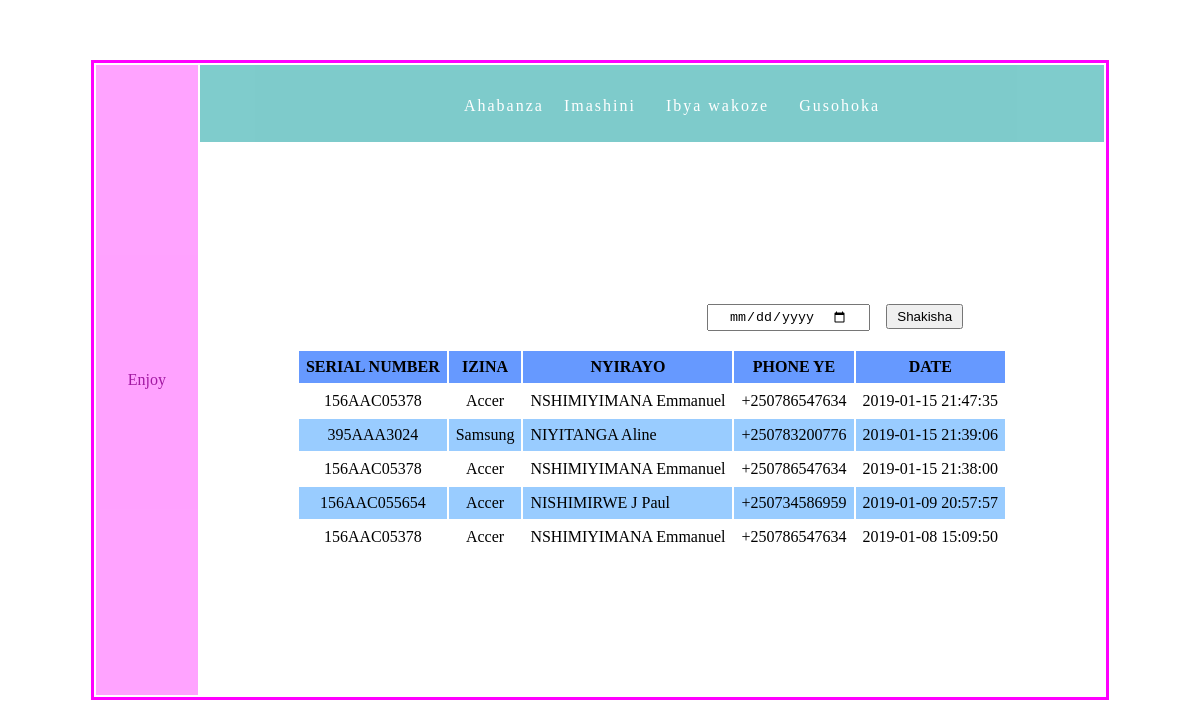
The page /what_did_i_give.php (signed in) on the database its author committed.
### tables this page shows
CREATE TABLE `computer` (
  `Serial_Number` varchar(50) NOT NULL,
  `Name` varchar(30) NOT NULL,
  `Description` varchar(200) DEFAULT NULL,
  `Owner_Reg_Number` varchar(20) NOT NULL,
  `mode` int(11) NOT NULL
);

CREATE TABLE `owner` (
  `Reg_Number` varchar(50) NOT NULL,
  `First_Name` varchar(30) NOT NULL,
  `Last_Name` varchar(30) NOT NULL,
  `gender` varchar(7) NOT NULL,
  `Department` varchar(50) NOT NULL,
  `Phone` varchar(13) NOT NULL
);

CREATE TABLE `give_out` (
  `id` int(11) NOT NULL,
  `give_date` datetime NOT NULL,
  `Give_Date_Only` date NOT NULL,
  `keeper_id` int(11) NOT NULL,
  `computer_id` varchar(30) NOT NULL
);

### Call.php (called while the page is built, shortened)
<?php
$database="computer_store";
?>

### what_did_i_give.php (the view, shortened to what this page needs)
<!DOCTYPE html PUBLIC "-//W3C//DTD XHTML 1.0 Transitional//EN" "http://www.w3.org/TR/xhtml1/DTD/xhtml1-transitional.dtd">
<html xmlns="http://www.w3.org/1999/xhtml">
<head>
<link rel="stylesheet" type="text/css" href="CSS/css1.css" />
</head>
<body>
<?php
include 'Call.php';
?>
<table id="main" align="center" border="0">
<tr><td rowspan="3" class="sides"><div id="left">Enjoy</div></td><td id="top"><div id="menus">
<ul><li><a href="Main_keeper2.php" class="link">Ahabanza</a></li>
<li><a class="link">Imashini</a>
</li>
<li><a class="link">Ibya wakoze</a>
</li>
<li><a href="Logout.php" class="link">Gusohoka</a></li>
</ul></td></tr>
<tr id="middle"><td><div style="overflow:auto; max-height:400px;">
<form action="what_did_i_give.php" method="post" name="Myform" style="display:block; text-align:right; margin-right:140px; margin-top:20px;" onsubmit="return validate();">
<input type="date" name="date" id="search"  style="padding:3px 20px;" /> &nbsp; &nbsp;<input type="submit" name="search" value="Shakisha" style="padding:3px 9px;" /><br />
</form></div>
<br />
<?php
if(isset($_POST['search']))
{
$keeper=$_SESSION['id'];
$getdate=$_POST['date'];
$q="select* from computer INNER JOIN give_out INNER JOIN keeper INNER JOIN owner ON computer.Serial_Number=give_out.computer_id and give_out.keeper_id=keeper.keeper_Id and computer.Owner_Reg_Number=owner.Reg_Number where give_date like '%$getdate%' and keeper.keeper_Id=$keeper  GROUP BY computer.Serial_Number";
$an=mysql_db_query($database,$q);
$c=mysql_num_rows($an);
if($c==0)
{
?>
<table align="center" cellspacing="2" cellpadding="7" >
<tr bgcolor="#6699FF"><th>SERIAL NUMBER</th><th>IZINA</th><th>NYIRAYO</th><th>PHONE YE</th></tr>
<tr><td>Ntayo mwatanze </td><td>Ntayo mwatanze</td><td>Ntayo mwatanze</td><td>Ntayo mwatanze</td></tr></table>
<?php
}
else
{
?>
<table align="center" cellspacing="2" cellpadding="7" >
<tr bgcolor="#6699FF"><th>SERIAL NUMBER</th><th>IZINA</th><th>NYIRAYO</th><th>PHONE YE</th></tr>
<?php
while($line=mysql_fetch_object($an))
{
$computer=$line ->Serial_Number;
$fowner=$line ->First_Name;
$lowner=$line ->Last_Name;
$date=$line ->give_date;
$cname=$line ->Name;
$phone=$line ->Phone;
?>
<tr class="data"><td><?php echo $computer ;?></td><td><?php echo $cname ?></td><td align="left"><?php echo $lowner." ".$fowner ?></td><td><?php echo $phone ?></td></tr>
<?php
}
}
}
else
{
?>
<?php
$keeper=$_SESSION['id'];
$query="select* from computer INNER JOIN give_out INNER JOIN keeper INNER JOIN owner ON computer.Serial_Number=give_out.computer_id and give_out.keeper_id=keeper.keeper_Id and computer.Owner_Reg_Number=owner.Reg_Number where give_out.keeper_id=$keeper  ORDER BY give_out.id desc";
$answer=mysql_db_query($database,$query);
$count=mysql_num_rows($answer);
if($count==0)
{
echo"<script> alert('Ntanimwe mwatanze.');
window.location.href('Main_keeper2.php');</script>";
}
else
{
?>
<table align="center" cellspacing="2" cellpadding="7" >
<tr bgcolor="#6699FF"><th>SERIAL NUMBER</th><th>IZINA</th><th>NYIRAYO</th><th>PHONE YE</th><th> DATE</th></tr>
<?php
while($line=mysql_fetch_object($answer))
{
$computer=$line ->Serial_Number;
$fowner=$line ->First_Name;
$lowner=$line ->Last_Name;
$date=$line ->give_date;
$cname=$line ->Name;
$phone=$line ->Phone;
?>
<tr class="data"><td><?php echo $computer ;?></td><td><?php echo $cname ?></td><td align="left"><?php echo $lowner." ".$fowner ?></td><td><?php echo $phone ?></td><td><?php echo $date ?></td></tr>
<?php
}
}
}
?>
</table>
</td>
</table>
</body>
</html>

### CSS/css1.css (style rules this page uses)
#menus ul li { position:relative; letter-spacing:2px; }
#main { text-align:center; margin-top:60px; width:86%; min-width:30% border-collapse:separate; border:solid; border-color:#FF00FF; height:640px; border: 1px solid black thin; transition-duration:2s; min-width:50px;; }
#top { height:50px; background-color:#009999; opacity:0.5; filter: alpha(opacity=50); }
li { list-style-type:none; margin:0; padding:0; display:inline; }
#middle { height:400px; width:80%; }
.sides { width:100px; background-color:#FF99FF; opacity:0.9; animation-name:sides; animation-duration:10s; animation-iteration-count:infinite; }
#menus { text-align:center; margin-top:20px; margin-left:80px; margin-right:80px; color:#666666; }
a { text-decoration:none; font-stretch:expanded; color:#FFFFFF; padding:8px; }
#left { color:#990099; animation-name:anim; animation-iteration-count:infinite; animation-duration:10s; }

### what_did_i_give.php (style rules this page uses)
.data:nth-child(odd) { background-color:#99CCFF; }

### rows shown on the page
computer: Serial_Number "156AAC05378", Name "Accer", Owner_Reg_Number.Last_Name "NSHIMIYIMANA", Owner_Reg_Number.First_Name "Emmanuel", Owner_Reg_Number.Phone "+250786547634", give_out.give_date "2019-01-15 21:47:35", give_out.give_date "2019-01-15 21:38:00", give_out.give_date "2019-01-08 15:09:50"
computer: Serial_Number "395AAA3024", Name "Samsung", Owner_Reg_Number.Last_Name "NIYITANGA", Owner_Reg_Number.First_Name "Aline", Owner_Reg_Number.Phone "+250783200776", give_out.give_date "2019-01-15 21:39:06"
computer: Serial_Number "156AAC055654", Name "Accer", Owner_Reg_Number.Last_Name "NISHIMIRWE", Owner_Reg_Number.First_Name "J Paul", Owner_Reg_Number.Phone "+250734586959", give_out.give_date "2019-01-09 20:57:57"
